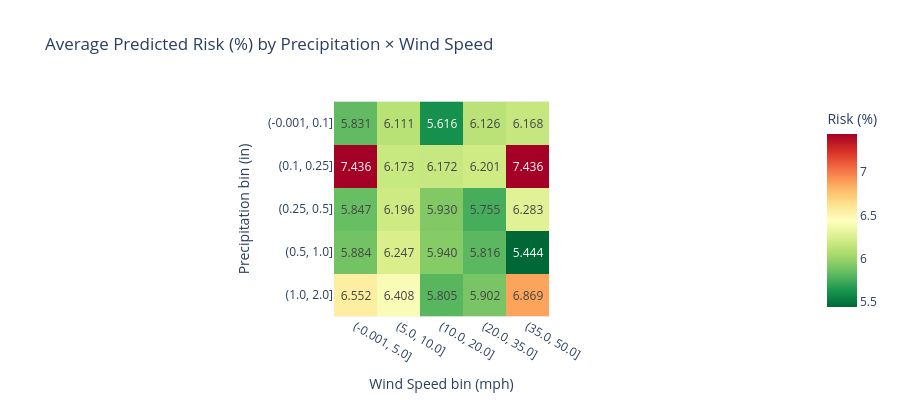

The cell this chart's notebook holds for it:
### Markdown cell above
## 10. Weather Heatmap: Average Risk by Precipitation × Wind Speed Bins

### Code cell
if "prcp" in features and "wspd" in features:
    prcp_bins = [0, 0.1, 0.25, 0.5, 1.0, 2.0]
    wspd_bins = [0,   5,   10,  20,  35,  50]

    risk_df2 = X_test.copy()
    risk_df2["risk"]      = y_prob
    risk_df2["prcp_bin"]  = pd.cut(risk_df2["prcp"], bins=prcp_bins, include_lowest=True)
    risk_df2["wspd_bin"]  = pd.cut(risk_df2["wspd"], bins=wspd_bins, include_lowest=True)

    pivot = (
        risk_df2.groupby(["prcp_bin", "wspd_bin"])["risk"]
        .mean()
        .mul(100)
        .unstack("wspd_bin")
    )

    fig = px.imshow(
        pivot.values,
        x=[str(c) for c in pivot.columns],
        y=[str(r) for r in pivot.index],
        color_continuous_scale="RdYlGn_r",
        title="Average Predicted Risk (%) by Precipitation × Wind Speed",
        labels={"x": "Wind Speed bin (mph)", "y": "Precipitation bin (in)", "color": "Risk (%)"},
        text_auto=".3f",
    )
    fig.update_layout(height=400)
    fig.show()
else:
    print("prcp or wspd not in features — skipping heatmap.")

### Figure 1 — Plotly figure (JSON) as saved in the notebook; plotly's stock layout.template omitted (floating-point values rounded to 4 significant figures)
{"data": [{"coloraxis": "coloraxis", "hovertemplate": "Wind Speed bin (mph): %{x}<br>Precipitation bin (in): %{y}<br>Risk (%): %{z}<extra></extra>", "name": "0", "texttemplate": "%{z:.3f}", "type": "heatmap", "x": ["(-0.001, 5.0]", "(5.0, 10.0]", "(10.0, 20.0]", "(20.0, 35.0]", "(35.0, 50.0]"], "xaxis": "x", "y": ["(-0.001, 0.1]", "(0.1, 0.25]", "(0.25, 0.5]", "(0.5, 1.0]", "(1.0, 2.0]"], "yaxis": "y", "z": [[5.831, 6.111, 5.616, 6.126, 6.168], [7.436, 6.173, 6.172, 6.201, 7.436], [5.847, 6.196, 5.93, 5.755, 6.283], [5.884, 6.247, 5.94, 5.816, 5.444], [6.552, 6.408, 5.805, 5.902, 6.869]]}], "layout": {"coloraxis": {"colorbar": {"title": {"text": "Risk (%)"}}, "colorscale": [[0, "rgb(0,104,55)"], [0.1, "rgb(26,152,80)"], [0.2, "rgb(102,189,99)"], [0.3, "rgb(166,217,106)"], [0.4, "rgb(217,239,139)"], [0.5, "rgb(255,255,191)"], [0.6, "rgb(254,224,139)"], [0.7, "rgb(253,174,97)"], [0.8, "rgb(244,109,67)"], [0.9, "rgb(215,48,39)"], [1, "rgb(165,0,38)"]]}, "height": 400, "title": {"text": "Average Predicted Risk (%) by Precipitation × Wind Speed"}, "xaxis": {"anchor": "y", "constrain": "domain", "domain": [0, 1], "scaleanchor": "y", "title": {"text": "Wind Speed bin (mph)"}}, "yaxis": {"anchor": "x", "autorange": "reversed", "constrain": "domain", "domain": [0, 1], "title": {"text": "Precipitation bin (in)"}}}}
